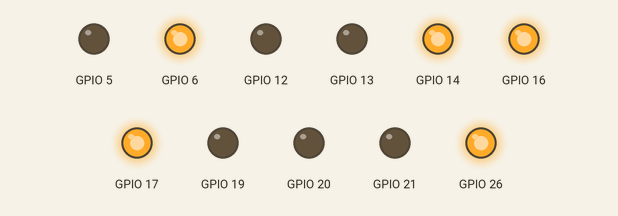
Recording of a program running on a simulated Raspberry Pi (BCM pin numbers). On the bench: output pins drawn as LEDs (lit = HIGH). Threads take turns every 2 ms; pins used as bus, display or sensor lines are not drawn; what the program prints to the terminal is not drawn.

Above: at 0.1 s.
Timing chart, 0 to 1.6 s (numbered marks = the images above):
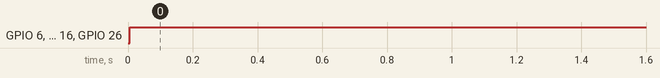

The program:

testing_yaxis.py
```python
from __control__ import Arm

# Import python Internal library
from threading import Thread

if __name__ == "__main__":
    print("initializing....")

    Arm = Arm()

    Arm._STEP_SETUP_()
    Arm._SERVO_SETUP_()
    Arm._INIT_()

    try:
        while True :

            print("각도 제한 범위 : -180<theta0<180, 0<theta1<180, -30<theta2<90 , 0<theta3<180, 0<theta4<180, 0<theta5<180 ")
            print("현재 각도 : " + str(Arm.getCurDegree()))
            theta0, theta1, theta2, theta3 , theta4, theta5 = map(int, input("관절 이동각도 입력 (x, y, z, w, r, s) : ").split())

            X_axis = Thread(name="X_axis", target=Arm._STEP_CONTROL_, args=(
                "X", theta0 , Arm.STEPPIN_X, Arm.DIRPIN_X, Arm.ENPIN_X))
            Y_axis = Thread(name="Y_axis", target=Arm._STEP_CONTROL_, args=(
                "Y", theta1, Arm.STEPPIN_Y, Arm.DIRPIN_Y, Arm.ENPIN_Y))
            Z_axis = Thread(name="Z_axis", target=Arm._STEP_CONTROL_, args=(
                "Z", theta2, Arm.STEPPIN_Z, Arm.DIRPIN_Z, Arm.ENPIN_Z))
            W_axis = Thread(name="W_axis", target=Arm._SERVO_CONTROL_, args=(
                "W", theta3, Arm.PCA_CHANNEL_W, Arm.MIN_PWM_W, Arm.INTERVAL_W))
            R_axis = Thread(name="R_axis", target=Arm._SERVO_CONTROL_, args=(
                "R", theta4, Arm.PCA_CHANNEL_R, Arm.MIN_PWM_R, Arm.INTERVAL_R))
            S_axis = Thread(name="S_axis", target=Arm._SERVO_CONTROL_, args=(
                "S", theta5, Arm.PCA_CHANNEL_S, Arm.MIN_PWM_S, Arm.INTERVAL_S))
            Axises = [X_axis, Y_axis, Z_axis, W_axis, R_axis, S_axis]

            # 중간관절
            Axises[0].start()
            Axises[1].start()
            Axises[2].start()
            Axises[3].start()
            Axises[0].join()
            Axises[1].join()
            Axises[2].join()
            Axises[3].join()
            Arm.updateCurDegree()

    except KeyboardInterrupt:
        pass
    finally:
        print("\n\nback to initialize state...")
        # Arm._INIT_()
        print(Arm.getCurDegree())
        print("End")
        # GPIO.cleanup()
```

__control__.py
```python
# 각도는 + 방향이 앞으로 꺾이는 방향,
# Import RPi lib
import RPi.GPIO as GPIO

# Import 3rd party module lib : adafruit
import busio as BUSIO
from board import SCL, SDA  # Import board module info
from adafruit_pca9685 import PCA9685  # Import the PCA9685 module.

# Import python Internal library
import time
from threading import Thread
from threading import Timer
from queue import Queue


def stepPinTimer(STEPPIN, GPIO_OUT, i):
    print("status : %d | count : %d" % (GPIO_OUT, i))
    GPIO.output(STEPPIN, GPIO_OUT)
    return

# class


class Arm:
    # step control pins
    STEPPIN_X, DIRPIN_X, ENPIN_X = 5, 6, 13  # BOARD 29 31 33
    STEPPIN_Y, DIRPIN_Y, ENPIN_Y = 12, 16, 20  # BOARD 32 36 38
    STEPPIN_Z, DIRPIN_Z, ENPIN_Z = 19, 26, 21  # BOARD 35 37 40
    STEP_MODE_PIN_X = 14  # BOARD : 8
    STEP_MODE_PIN_Z = 17  # BOARD : 11
    STEP_VCC_PIN = 15  # BOARD : 10

    ELCTROMAGNETIC = 18

    # step moter contorl params
    STEP_MODE = 16  # step motor mode
    STEP_FREQ = 400  # step moter signal frequency
    PINS = [STEPPIN_X, DIRPIN_X, ENPIN_X,
            STEPPIN_Y, DIRPIN_Y, ENPIN_Y,
            STEPPIN_Z, DIRPIN_Z, ENPIN_Z,
            STEP_MODE_PIN_X, STEP_MODE_PIN_Z, STEP_VCC_PIN]
    SLEEPTIME = 1  # 스텝모터 구동 간 sleep타임

    # sero control parms
    PCA_CHANNEL_W, PCA_CHANNEL_R, PCA_CHANNEL_S = 0, 1, 2
    INTERVAL_W, MIN_PWM_W, MAX_PWM_W = 0, 0, 0
    INTERVAL_R, MIN_PWM_R, MAX_PWM_R = 0, 0, 0
    INTERVAL_S, MIN_PWM_S, MAX_PWM_S = 0, 0, 0

    def __init__(self):
        I2C_BUS = BUSIO.I2C(SCL, SDA)
        PCA = PCA9685(I2C_BUS)  # Create a simple PCA9685 class instance.
        PCA.frequency = 60  # Set the PWM frequency to 60hz.

        self.que = Queue()
        self.degree = {"X": 0, "Y": 174, "Z": -58, "W": 15, "R": 0, "S": 0}
        self.init_degree = {"X": 0, "Y": 174,
                            "Z": -58, "W": 15, "R": 0, "S": 0}
        self.sort_buckets = [[90, 50, 40, 0, 0], [65, 50, 40, 0, 0], [
            110, 50, 40, 0, 0], [-65, 50, 40, 0, 0], [-90, 50, 40, 0, 0]]
        self.PCA = PCA

        # GPIO PIN number에 맞게 셋업 : GPIO.OUT / GPIO.IN
        # for PIN in PINS:
        #     GPIO.setup(PIN, GPIO.OUT, initial=GPIO.LOW)
        return

    #--------------------Electro magnetic-------------------
    def setElectromagnetic(self) :
        GPIO.setup(Arm.ELCTROMAGNETIC, GPIO.OUT, initial=GPIO.HIGH)
        return

    def getElement(self) :
        GPIO.output(Arm.ELCTROMAGNETIC,GPIO.LOW)
        return

    def releaseElement(self) :
        GPIO.output(Arm.ELCTROMAGNETIC,GPIO.HIGH)
        return

    #---------------------------------------------------------------

    def getCurDegree(self):
        # print(self.degree)
        return self.degree

    def getDegreeQueue(self):
        return self.que

    def updateCurDegree(self):
        while self.que.empty() == False:
            self.degree.update(self.que.get())
        return

    ## init 쓰레드 쓰지 말기
    def _INIT_(self):  # 무슨 각도에 있든지 초기 상태로 돌리는 함수
        theta0, theta1, theta2, theta3  = (self.init_degree.get('X')-self.degree.get('X')), \
             (self.init_degree.get('Y')-self.degree.get('Y')), \
                (self.init_degree.get('Z')-self.degree.get('Z')), \
                    (self.init_degree.get('W')-self.degree.get('W'))

        print(str(theta0) + " " + str(theta1) + " " + str(theta2) + " " + str(theta3))
        X_axis = Thread(name="X_axis", target=Arm._STEP_CONTROL_, args=(
            self,"X", theta0 , Arm.STEPPIN_X, Arm.DIRPIN_X, Arm.ENPIN_X,), daemon=True)
        Y_axis = Thread(name="Y_axis", target=Arm._STEP_CONTROL_, args=(
            self,"Y", theta1, Arm.STEPPIN_Y, Arm.DIRPIN_Y, Arm.ENPIN_Y,), daemon=True)
        Z_axis = Thread(name="Z_axis", target=Arm._STEP_CONTROL_, args=(
            self,"Z", theta2, Arm.STEPPIN_Z, Arm.DIRPIN_Z, Arm.ENPIN_Z,), daemon=True)
        W_axis = Thread(name="W_axis", target=Arm._SERVO_CONTROL_, args=(
            self,"W", theta3, Arm.PCA_CHANNEL_W, Arm.MIN_PWM_W, Arm.INTERVAL_W,), daemon=True)
        Axises = [X_axis, Y_axis, Z_axis, W_axis]

        for axis in Axises :
            axis.start()
        for axis in Axises :
            axis.join()

        print("initializing complete! ")
        self.updateCurDegree()
        return

    def _FIN_(self):  # 무슨 각도에 있든지 초기 상태로 돌리는 함수
        self._STEP_CONTROL_("Y", (90-self.degree.get('Y')), Arm.STEPPIN_Y, Arm.DIRPIN_Y, Arm.ENPIN_Y)
        self._STEP_CONTROL_("Z", (90-self.degree.get('Z')), Arm.STEPPIN_Z, Arm.DIRPIN_Z, Arm.ENPIN_Z)
        self._SERVO_CONTROL_("W", (90-self.degree.get('W')), Arm.PCA_CHANNEL_W, Arm.MIN_PWM_W, Arm.INTERVAL_W)
        self._STEP_CONTROL_("X", (180-self.degree.get('X')), Arm.STEPPIN_X, Arm.DIRPIN_X, Arm.ENPIN_X)

        self.updateCurDegree()

        self._STEP_CONTROL_("Z", (self.init_degree.get(
            'Z')-self.degree.get('Z')), Arm.STEPPIN_Z, Arm.DIRPIN_Z, Arm.ENPIN_Z)
        self._STEP_CONTROL_("Y", (self.init_degree.get(
            'Y')-self.degree.get('Y')), Arm.STEPPIN_Y, Arm.DIRPIN_Y, Arm.ENPIN_Y)
        self._SERVO_CONTROL_("W", (self.init_degree.get(
            'W')-self.degree.get('W')), Arm.PCA_CHANNEL_W, Arm.MIN_PWM_W, Arm.INTERVAL_W)
        self._STEP_CONTROL_("X", (self.init_degree.get('X')-self.degree.get('X')), Arm.STEPPIN_X, Arm.DIRPIN_X, Arm.ENPIN_X)

        print("complete! ")
        self.updateCurDegree()
        return

    # -180<x<180, 0<y<180, -30<z<90 , 0<w<180, 0<r<180
    def checkAngle(self, degree, AXIS):
        pre_degree = self.degree.get(AXIS)
        angle = pre_degree + degree

        if AXIS == 'X' and (angle < -180 or angle > 180):
            # 360 up re
            return (-180 - pre_degree) if angle < -180 else (180 - pre_degree)
        elif AXIS == 'Y' and (angle < 0 or angle > 174):
            return (0 - pre_degree) if angle < 0 else (174 - pre_degree)
        elif AXIS == 'Z' and (angle < -58 or angle > 90):
            return (-58 - pre_degree) if angle < -58 else (90 - pre_degree)
        elif AXIS == 'W' and (angle < 0 or angle > 90):
            return (0 - pre_degree) if angle < 0 else (90 - pre_degree)
        elif AXIS == 'R' and (angle < 0 or angle > 180):
            return (0 - pre_degree) if angle < 0 else (180 - pre_degree)
        elif AXIS == 'S' and (angle < 0 or angle > 180):
            return (0 - pre_degree) if angle < 0 else (180 - pre_degree)
        else:
            return degree
    # STEP ---------------------------------------------------------

    def _STEP_SETUP_(self, PINS=PINS, STEP_FREQ=STEP_FREQ, STEP_MODE=STEP_MODE,
                     STEP_VCC_PIN=STEP_VCC_PIN):
        print("\nSTEPMOTOR | setup.....")
        INTERVAL_TIME = STEP_FREQ ** -1
        STEP_PULSE_LEVEL_TIME = round(INTERVAL_TIME/2, 6)

        print("스텝모터 구동방식(풀스텝=1, 하프스텝=2 ...) : " + str(STEP_MODE))
        print("스텝모터 펄스 주파수 : " + str(round(STEP_FREQ, 3)) + "Hz")
        print("스텝모터 펄스 주기 : " + str(INTERVAL_TIME) + "sec")
        print("스텝모터 분당회전속도 : " +
              str(round(1.8/STEP_MODE/360*STEP_FREQ*60, 3)) + "rpm")
        print("스텝모터 펄스레벨 변화주기 : " + str(STEP_PULSE_LEVEL_TIME)+"sec\n")

        # # GPIO PIN number에 맞게 셋업 : GPIO.OUT / GPIO.IN
        for PIN in PINS:
            GPIO.setup(PIN, GPIO.OUT, initial=GPIO.LOW)
        GPIO.output(PINS[9], GPIO.HIGH)
        GPIO.output(PINS[10], GPIO.HIGH)
        GPIO.output(STEP_VCC_PIN, GPIO.HIGH)
        self.STEP_PULSE_LEVEL_TIME = STEP_PULSE_LEVEL_TIME
        self.STEP_MODE = STEP_MODE
        return STEP_PULSE_LEVEL_TIME

        # 각도=>스텝 수로 변환 // mode=>풀스텝 시 1, 하프스텝시 2 .... 마이크로스텝에 따라 8,16 ....

    def _DEGREE_TO_STEPS_(self, degree, AXIS):
        dir = 1
        # dir = GPIO.HIGH
        if(degree < 0):
            degree = abs(degree)
            dir = GPIO.LOW
            dir = 0

        steps = round(float(degree)*(int(self.STEP_MODE)/1.8), 0)

        # gear 에 따른 offset
        if AXIS == 'X':
            steps = steps * 9
        elif AXIS == 'Y':
            steps = steps * 6
        elif AXIS == 'Z':
            steps = steps * 4.6

        # 오차 방지를 위해 정수로 반올림
        return steps, dir

    def _STEP_CONTROL_(self, AXIS, degree, STEPPIN, DIRPIN, ENPIN):
        degree = self.checkAngle(degree, AXIS)
        steps, dir = self._DEGREE_TO_STEPS_(
            degree, AXIS)  # target degree가 크면 시계방향으로 회전

        if (AXIS == 'X'):
            STEP_PULSE_LEVEL_TIME = float(self.STEP_PULSE_LEVEL_TIME) / 2
        else:
            STEP_PULSE_LEVEL_TIME = self.STEP_PULSE_LEVEL_TIME

        print("CONTROL %s : START || steps , dir - %s , %s" %
              (AXIS, steps, dir))

        GPIO.output(ENPIN, GPIO.LOW)
        GPIO.output(DIRPIN, dir)
        for _ in range(0, int(steps)):
            GPIO.output(STEPPIN, GPIO.HIGH)
            time.sleep(STEP_PULSE_LEVEL_TIME)
            GPIO.output(STEPPIN, GPIO.LOW)
            time.sleep(STEP_PULSE_LEVEL_TIME)
        print("CONTROL %s : END" % (AXIS))
        #  GPIO.output(ENPIN, GPIO.HIGH)  # set ENPIN HIGH
        change = degree + self.degree.get(AXIS)
        self.que.put({AXIS: change})
        GPIO.output(ENPIN, GPIO.LOW)
        return

    def _STEP_OFF_(self, PINS=PINS, STEP_VCC_PIN=STEP_VCC_PIN):
        for PIN in PINS:
            GPIO.output(PIN, GPIO.LOW)
        GPIO.output(PINS[9], GPIO.LOW)
        GPIO.output(PINS[10], GPIO.LOW)
        GPIO.output(STEP_VCC_PIN, GPIO.LOW)
        return

    # SERVO---------------------------------------------------------

    def _DEGREE_TO_PWM_(self, interval, min_pwm, degree):
        pwm = min_pwm + (interval*90) if degree > 90 else min_pwm + \
            (interval*degree)
        return pwm

        # MIN=0x07f5, MAX=0x1b6f
    def _SERVO_SETUP_(self, MIN=0x0f60, MAX=0x1b6f):
        degree_per_interval = round(float(MAX-MIN)/90, 1)
        # print("%f %d %d\n" % (degree_per_interval, MIN, MAX))
        Arm.INTERVAL_W, Arm.INTERVAL_R, Arm.INTERVAL_S = degree_per_interval, degree_per_interval, degree_per_interval
        Arm.MIN_PWM_W, Arm.MIN_PWM_R,  Arm.MIN_PWM_S = MIN, MIN, MIN
        Arm.MAX_PWM_W, Arm.MAX_PWM_R,  Arm.MAX_PWM_S = MAX, MAX, MAX
        return

    def _SERVO_CONTROL_(self, AXIS, degree, channel_num, min_pwm, interval):
        print("CONTROL %s : START" % (AXIS))
        degree = self.checkAngle(degree, AXIS)
        cur_pwm = self._DEGREE_TO_PWM_(
            interval, min_pwm, self.degree.get(AXIS))
        pwm = self._DEGREE_TO_PWM_(
            interval, min_pwm, degree + self.degree.get(AXIS))
        print("목표 pwm :  %d " % (pwm))
        if(cur_pwm < pwm):
            while cur_pwm < pwm:
                cur_pwm = cur_pwm + \
                    interval if((cur_pwm + interval) < pwm) else pwm
                self.PCA.channels[channel_num].duty_cycle = int(cur_pwm)
                time.sleep(0.005)
        elif(cur_pwm > pwm):
            while cur_pwm > pwm:
                cur_pwm = cur_pwm - \
                    interval if((cur_pwm-interval) > pwm) else pwm
                self.PCA.channels[channel_num].duty_cycle = int(cur_pwm)
                time.sleep(0.005)

        print("check pwm : %d" % (pwm))
        print("CONTROL %s : END" % (AXIS))

        change = self.degree.get(AXIS) + degree
        self.que.put({AXIS: change})
        return

# 입력한 각도만큼 돌아가게 만듦
```

Measured:
- by itself, GPIO 6, GPIO 16, GPIO 26: LOW → HIGH at 0.01 s
